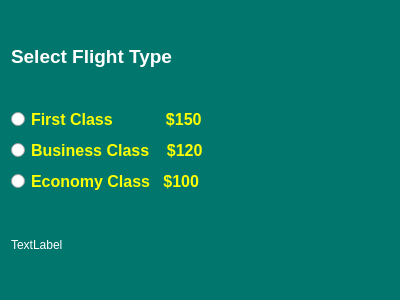
<?xml version="1.0" encoding="UTF-8"?>
<ui version="4.0">
 <class>Dialog</class>
 <widget class="QDialog" name="Dialog">
  <property name="geometry">
   <rect>
    <x>0</x>
    <y>0</y>
    <width>400</width>
    <height>300</height>
   </rect>
  </property>
  <property name="windowTitle">
   <string>Dialog</string>
  </property>
  <property name="styleSheet">
   <string notr="true">QDialog {
background-color: #00766d
}
QRadioButton{
color: yellow
}</string>
  </property>
  <layout class="QVBoxLayout" name="verticalLayout_3">
   <item>
    <layout class="QVBoxLayout" name="verticalLayout_2">
     <item>
      <widget class="QLabel" name="label">
       <property name="font">
        <font>
         <pointsize>14</pointsize>
         <bold>true</bold>
        </font>
       </property>
       <property name="styleSheet">
        <string notr="true">QLabel{
color: white
}</string>
       </property>
       <property name="text">
        <string>Select Flight Type</string>
       </property>
      </widget>
     </item>
     <item>
      <layout class="QVBoxLayout" name="verticalLayout">
       <item>
        <widget class="QRadioButton" name="radioButton_first">
         <property name="font">
          <font>
           <pointsize>12</pointsize>
           <bold>true</bold>
          </font>
         </property>
         <property name="text">
          <string>First Class            $150</string>
         </property>
        </widget>
       </item>
       <item>
        <widget class="QRadioButton" name="radioButton_bus">
         <property name="font">
          <font>
           <pointsize>12</pointsize>
           <bold>true</bold>
          </font>
         </property>
         <property name="text">
          <string>Business Class    $120</string>
         </property>
        </widget>
       </item>
       <item>
        <widget class="QRadioButton" name="radioButton_eco">
         <property name="font">
          <font>
           <pointsize>12</pointsize>
           <bold>true</bold>
          </font>
         </property>
         <property name="styleSheet">
          <string notr="true"/>
         </property>
         <property name="text">
          <string>Economy Class   $100</string>
         </property>
        </widget>
       </item>
      </layout>
     </item>
     <item>
      <widget class="QLabel" name="label_result">
       <property name="styleSheet">
        <string notr="true">QLabel {
color: white
}</string>
       </property>
       <property name="text">
        <string>TextLabel</string>
       </property>
      </widget>
     </item>
    </layout>
   </item>
  </layout>
 </widget>
 <resources/>
 <connections/>
</ui>
